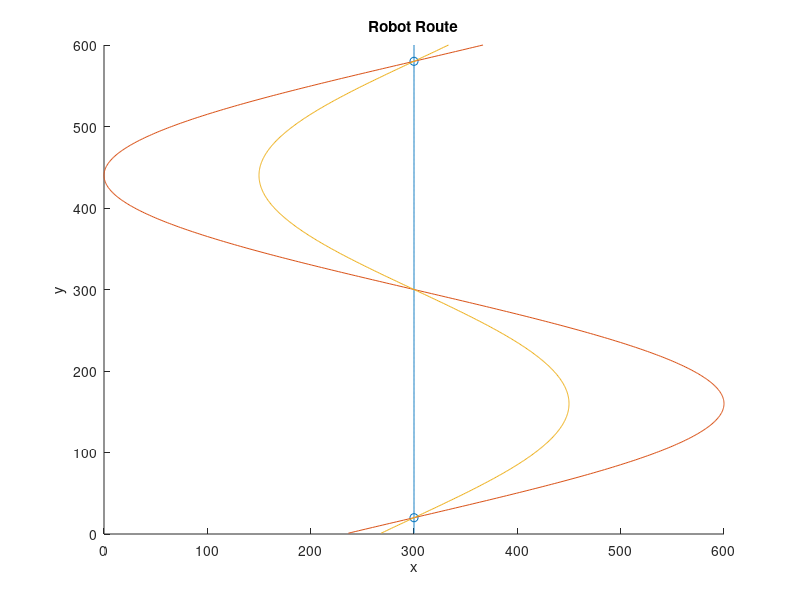

The MATLAB script that drew this image:
Screen_width = 600;
Screen_length = 600;
robot_size = 40;
T = Screen_length - robot_size;
A = 300;


y = linspace(1,Screen_length,600);
x = linspace(300,300,600);
x1 = A*sin((2*pi/T)*(y-robot_size/2))+Screen_width/2;
x2 = A*sin((2*pi/T)*(y-robot_size/2))/2+Screen_width/2;

x_start_end = [300,300];
y_start_end = [20,580];


scatter(x_start_end,y_start_end);

title("Robot Route");
xlabel("x");
ylabel("y");

hold on
plot(x,y,x1,y,x2,y);
hold on
hold off